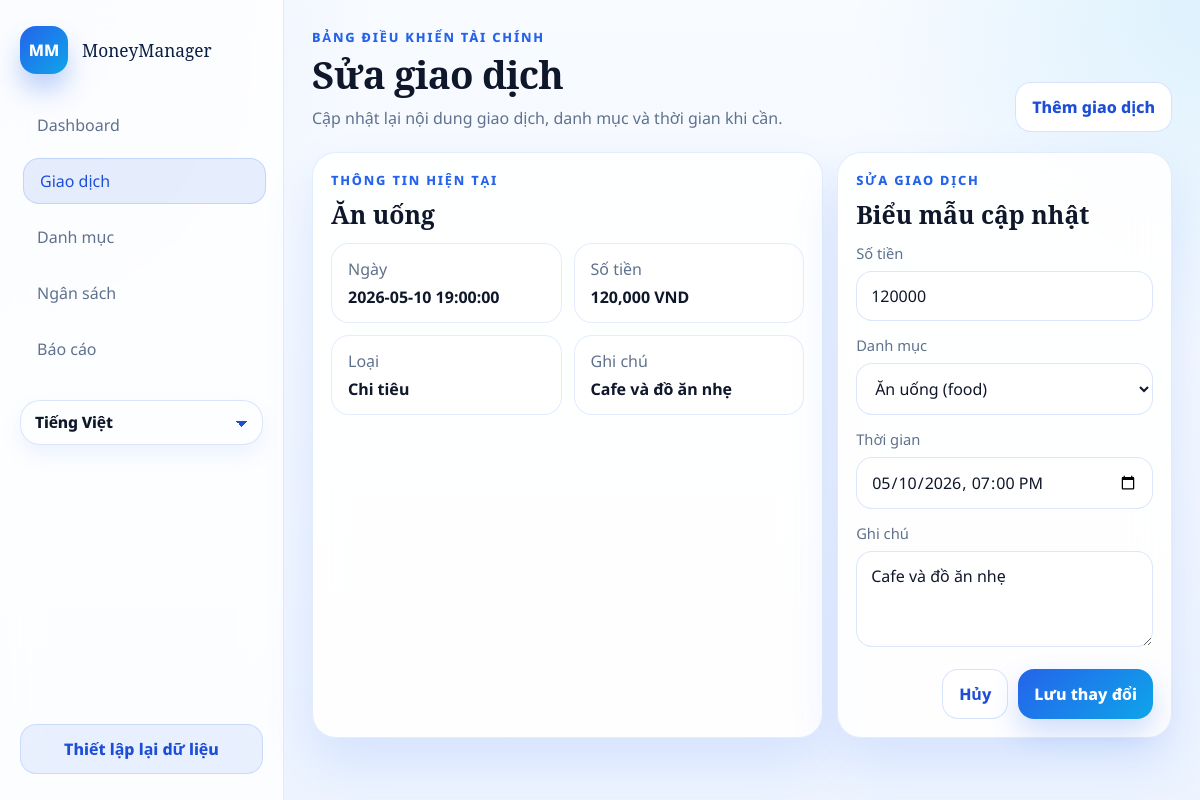
The app's page /transactions/48/edit with its own data.
### tables this page shows
CREATE TABLE categories (
            id INTEGER PRIMARY KEY AUTOINCREMENT,
            key TEXT UNIQUE NOT NULL,
            value TEXT NOT NULL,
            type INTEGER NOT NULL CHECK (type IN (0, 1)) -- 0: chi, 1: thu
        );

CREATE TABLE transactions (
        id INTEGER PRIMARY KEY AUTOINCREMENT,
        date TEXT NOT NULL,
        amount REAL NOT NULL,           -- Số dương cho thu, số âm cho chi
        category_id INTEGER NOT NULL,   -- Tham chiếu sang bảng categories
        note TEXT,
        FOREIGN KEY (category_id) REFERENCES categories (id)
        );

### app.py (the view, shortened to what this page needs)
@app.route("/transactions/<int:transaction_id>/edit", methods=["GET", "POST"])
def edit_transaction(transaction_id: int) -> str:
    transaction_row = _find_transaction(transaction_id)
    if transaction_row is None:
        flash(_flash_message("flash_transaction_not_found"), "error")
        return redirect(url_for("transactions_page"))
    categories = db_helper.get_all_categories()
    return render_template(
        "transaction_edit.html",
        **_shared_context(
            "transactions",
            t("edit_transaction_title"),
            t("edit_transaction_subtitle"),
        ),
        transaction_row=transaction_row,
        categories=categories,
    )

### app.py (called while the page is built)
def _current_language() -> str:
    language = session.get("language", "vi")
    return language if language in FILE_TRANSLATIONS else "vi"

def t(key: str) -> str:
    language = _current_language()
    return FILE_TRANSLATIONS.get(language, FILE_TRANSLATIONS.get("vi", {})).get(key, key)

@app.context_processor
def inject_language_context() -> dict[str, object]:
    return {
        "current_lang": _current_language(),
        "supported_languages": [
            {
                "code": option["code"],
                "label": t("language_vi") if option["code"] == "vi" else t("language_en"),
            }
            for option in SUPPORTED_LANGUAGES
        ],
        "t": t,
        "category_label": _category_label,
        "note_label": _note_label,
    }

def _format_money(value: float) -> str:
    return f"{value:,.0f}"

def _category_label(category_key: str, fallback: str | None = None) -> str:
    label_key = f"category_label_{category_key}"
    label = t(label_key)
    if label != label_key:
        return label
    return fallback or category_key

def _month_bounds(year: int, month: int) -> tuple[str, str]:
    start = datetime(year, month, 1, 0, 0, 0)
    end_day = calendar.monthrange(year, month)[1]
    end = datetime(year, month, end_day, 23, 59, 59)
    return start.strftime("%Y-%m-%d %H:%M:%S"), end.strftime("%Y-%m-%d %H:%M:%S")

def _find_transaction(transaction_id: int) -> dict[str, object] | None:
    return db_helper.get_transaction_by_id(transaction_id)

def _ensure_db() -> None:
    if not app.config.get("DATABASE_READY", False):
        db_helper.init_db()
        app.config["DATABASE_READY"] = True

### modulo/db_helper.py (called while the page is built)
def get_connection():
    db_dir = os.path.join(os.path.dirname(__file__), '../database')
    db_path = os.path.join(db_dir, 'finance.db')
    os.makedirs(db_dir, exist_ok=True)
    conn = sqlite3.connect(db_path)
    conn.row_factory = sqlite3.Row
    return conn

def get_all_categories():
    conn = get_connection()
    cursor = conn.cursor()
    cursor.execute('SELECT * FROM categories ORDER BY type, value')
    rows = cursor.fetchall()
    conn.close()
    return [dict(row) for row in rows]

def get_setting(key):
    conn = get_connection()
    cursor = conn.cursor()
    cursor.execute('SELECT value FROM settings WHERE key = ?', (key,))
    row = cursor.fetchone()
    conn.close()
    return row['value'] if row else None

def get_budget_limit():
    budget_str = get_setting('budget_limit')
    return float(budget_str) if budget_str else 0.0

### templates/transaction_edit.html (shortened to what this page needs)
{% extends "base.html" %}
{% block content %}
<section class="module-grid module-grid-split">
  <article class="panel panel-wide">
    <div class="panel-head">
      <div>
        <p class="panel-kicker">{{ t('current_info') }}</p>
        <h2>{{ category_label(transaction_row.category_key, transaction_row.category_name) }}</h2>
      </div>
    </div>
    <div class="edit-preview">
      <div>
        <span>{{ t('date') }}</span>
        <strong>{{ transaction_row.date }}</strong>
      </div>
      <div>
        <span>{{ t('amount') }}</span>
        <strong>{{ transaction_row.amount|abs|money }} VND</strong>
      </div>
      <div>
        <span>{{ t('type') }}</span>
        <strong>{{ t('income_type') if transaction_row.category_type == 1 else t('expense_type') }}</strong>
      </div>
      <div>
        <span>{{ t('note') }}</span>
        <strong>{{ transaction_row.note or '-' }}</strong>
      </div>
    </div>
  </article>
  <article class="panel panel-medium">
    <div class="panel-head">
      <div>
        <p class="panel-kicker">{{ t('edit_transaction') }}</p>
        <h2>{{ t('update_form') }}</h2>
      </div>
    </div>
    <form class="form-stack" action="{{ url_for('edit_transaction', transaction_id=transaction_row.id) }}" method="post">
      <label>
        <span>{{ t('amount') }}</span>
        <input type="number" name="amount" min="0" step="1000" value="{{ transaction_row.amount|abs|int }}" required>
      </label>
      <label>
        <span>{{ t('category') }}</span>
        <select name="category_id" required>
          {% for category in categories %}
            <option value="{{ category.id }}" {% if category.id == transaction_row.category_id %}selected{% endif %}>
              {{ category_label(category.key, category.value) }} ({{ category.key }})
            </option>
          {% endfor %}
        </select>
      </label>
      <label>
        <span>{{ t('time') }}</span>
        <input type="datetime-local" name="date" value="{{ transaction_row.date[:16].replace(' ', 'T') }}" required>
      </label>
      <label>
        <span>{{ t('note') }}</span>
        <textarea name="note" rows="3">{{ transaction_row.note or '' }}</textarea>
      </label>
      <div class="form-actions">
        <a class="btn btn-outline" href="{{ url_for('transactions_page') }}">{{ t('cancel') }}</a>
        <button type="submit" class="btn btn-primary">{{ t('update_changes') }}</button>
      </div>
    </form>
  </article>
</section>
{% endblock %}

### static/styles.css (style rules this page uses)
:root { --bg: #f3f8ff; --bg-soft: #eaf2ff; --surface: rgba(255, 255, 255, 0.9); --surface-strong: #ffffff; --surface-soft: #eef5ff; --border: rgba(37, 99, 235, 0.12); --border-strong: rgba(37, 99, 235, 0.18); --text: #0f172a; --muted: #5f718c; --primary: #2563eb; --primary-strong: #1d4ed8; --primary-soft: rgba(37, 99, 235, 0.1); --info: #0ea5e9; --success: #10b981; --warning: #f59e0b; --danger: #ef4444; --shadow: 0 24px 50px rgba(37, 99, 235, 0.12); }
* { box-sizing: border-box; }
html { scroll-behavior: auto; }
body { margin: 0; min-height: 100vh; font-family: 'Noto Sans', system-ui, -apple-system, BlinkMacSystemFont, 'Segoe UI', sans-serif; color: var(--text); background: radial-gradient(circle at top left, rgba(37, 99, 235, 0.11), transparent 26%), radial-gradient(circle at top right, rgba(14, 165, 233, 0.11), transparent 24%), linear-gradient(180deg, #f8fbff 0%, #edf4ff 100%); text-rendering: optimizeLegibility; -webkit-font-smoothing: antialiased; }
h1, h2, h3, .brand-name, .topbar-title { font-family: 'Noto Serif', Georgia, 'Times New Roman', serif; font-feature-settings: 'kern' 1, 'liga' 1; }
a { color: inherit; }
.eyebrow, .panel-kicker { margin: 0 0 8px; color: var(--primary); text-transform: uppercase; letter-spacing: 0.14em; font-size: 0.8rem; font-weight: 800; }
.hero-panel, .panel, .metric-card, .balance-card, .quick-link { background: var(--surface); border: 1px solid var(--border); box-shadow: var(--shadow); backdrop-filter: blur(18px); }
.module-grid { display: grid; gap: 18px; margin-top: 18px; }
.module-grid-split { grid-template-columns: minmax(0, 1.45fr) minmax(320px, 0.95fr); }
.panel { padding: 22px; border-radius: 24px; }
.panel-wide, .panel-medium { min-height: 100%; }
.panel-head { display: flex; align-items: flex-start; justify-content: space-between; gap: 16px; margin-bottom: 18px; }
.panel h2, .panel h3 { margin: 0; }
.panel h2 { font-size: 1.55rem; }
.shell-transactions .module-grid { margin-top: 12px; gap: 14px; }
.shell-transactions .panel { padding: 18px; }
.shell-transactions .panel-head { margin-bottom: 12px; }
.edit-preview { display: grid; grid-template-columns: repeat(2, minmax(0, 1fr)); gap: 12px; }
.edit-preview > div, .budget-info-card, .summary-row, .report-transaction-item { padding: 14px 16px; border-radius: 18px; background: var(--surface-strong); border: 1px solid var(--border); }
.edit-preview span, .report-transaction-item span { display: block; color: var(--muted); margin-bottom: 6px; }
.form-actions { display: flex; justify-content: flex-end; gap: 10px; margin-top: 8px; }
.form-stack { display: grid; gap: 14px; }
.form-stack label, .form-inline { display: grid; gap: 8px; }
.form-stack span, .form-inline span { color: var(--muted); font-size: 0.92rem; }
input, select, textarea { width: 100%; border: 1px solid rgba(37, 99, 235, 0.16); border-radius: 16px; background: var(--surface-strong); color: var(--text); padding: 13px 14px; font: inherit; outline: none; transition: border-color 0.18s ease, box-shadow 0.18s ease, transform 0.18s ease; }
textarea { min-height: 96px; resize: vertical; }
.btn { display: inline-flex; align-items: center; justify-content: center; gap: 8px; border: 0; border-radius: 16px; padding: 13px 16px; font: inherit; font-weight: 800; text-decoration: none; cursor: pointer; transition: transform 0.18s ease, box-shadow 0.18s ease, background 0.18s ease; }
.btn-primary { color: #fff; background: linear-gradient(135deg, var(--primary), var(--info)); box-shadow: 0 14px 30px rgba(37, 99, 235, 0.22); }
.btn-outline { color: var(--primary-strong); background: var(--surface-strong); border: 1px solid rgba(37, 99, 235, 0.18); }

### records on screen
categories: key+value "Ăn uống", type "Chi tiêu"
transactions: category_id "Ăn uống (food)"

### other values on screen
{{ t('dashboard') }} "Dashboard"
{{ t('transactions') }} "Giao dịch"
{{ t('categories') }} "Danh mục"
{{ t('budget') }} "Ngân sách"
{{ t('reports') }} "Báo cáo"
{{ t('reset_data') }} "Thiết lập lại dữ liệu"
{{ t('finance_dashboard') }} "BẢNG ĐIỀU KHIỂN TÀI CHÍNH"
{{ page_title }} "Sửa giao dịch"
{{ page_subtitle }} "Cập nhật lại nội dung giao dịch, danh mục và thời gian khi cần."
{{ t('add_transaction') }} "Thêm giao dịch"
{{ t('current_info') }} "THÔNG TIN HIỆN TẠI"
{{ t('date') }} "Ngày"
{{ t('amount') }} "Số tiền"
{{ t('type') }} "Loại"
{{ t('note') }} "Ghi chú"
